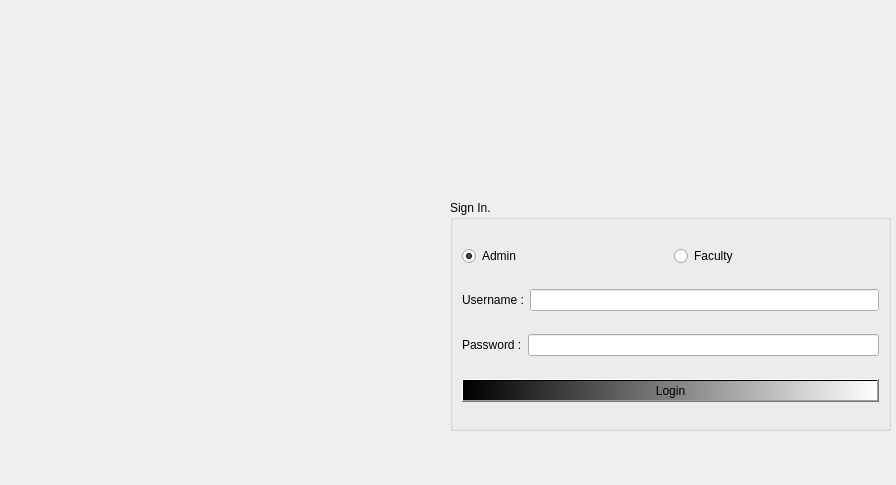
<?xml version="1.0" encoding="UTF-8"?>
<ui version="4.0">
 <class>LoginWindow</class>
 <widget class="QMainWindow" name="LoginWindow">
  <property name="geometry">
   <rect>
    <x>0</x>
    <y>0</y>
    <width>896</width>
    <height>485</height>
   </rect>
  </property>
  <property name="sizePolicy">
   <sizepolicy hsizetype="Preferred" vsizetype="Preferred">
    <horstretch>0</horstretch>
    <verstretch>0</verstretch>
   </sizepolicy>
  </property>
  <property name="windowTitle">
   <string>LoginWindow</string>
  </property>
  <widget class="QWidget" name="centralwidget">
   <widget class="QGroupBox" name="groupBox">
    <property name="geometry">
     <rect>
      <x>450</x>
      <y>200</y>
      <width>441</width>
      <height>231</height>
     </rect>
    </property>
    <property name="title">
     <string>Sign In.</string>
    </property>
    <layout class="QVBoxLayout" name="verticalLayout">
     <item>
      <layout class="QHBoxLayout" name="horizontalLayout_3">
       <item>
        <widget class="QRadioButton" name="radioButton_2">
         <property name="text">
          <string>Admin</string>
         </property>
         <property name="checked">
          <bool>true</bool>
         </property>
        </widget>
       </item>
       <item>
        <widget class="QRadioButton" name="radioButton">
         <property name="text">
          <string>Faculty</string>
         </property>
        </widget>
       </item>
      </layout>
     </item>
     <item>
      <layout class="QHBoxLayout" name="horizontalLayout">
       <item>
        <widget class="QLabel" name="label">
         <property name="text">
          <string>Username :</string>
         </property>
         <property name="buddy">
          <cstring>lineEdit_username</cstring>
         </property>
        </widget>
       </item>
       <item>
        <widget class="QLineEdit" name="lineEdit_username">
         <property name="sizePolicy">
          <sizepolicy hsizetype="Expanding" vsizetype="Fixed">
           <horstretch>0</horstretch>
           <verstretch>0</verstretch>
          </sizepolicy>
         </property>
         <property name="text">
          <string/>
         </property>
        </widget>
       </item>
      </layout>
     </item>
     <item>
      <layout class="QHBoxLayout" name="horizontalLayout_2">
       <item>
        <widget class="QLabel" name="label_2">
         <property name="text">
          <string>Password :</string>
         </property>
         <property name="buddy">
          <cstring>lineEdit_password</cstring>
         </property>
        </widget>
       </item>
       <item>
        <widget class="QLineEdit" name="lineEdit_password">
         <property name="styleSheet">
          <string notr="true">color: qconicalgradient(cx:0.5, cy:0.5, angle:0, stop:0 rgba(35, 40, 3, 255), stop:0.16 rgba(136, 106, 22, 255), stop:0.225 rgba(166, 140, 41, 255), stop:0.285 rgba(204, 181, 74, 255), stop:0.345 rgba(235, 219, 102, 255), stop:0.415 rgba(245, 236, 112, 255), stop:0.52 rgba(209, 190, 76, 255), stop:0.57 rgba(187, 156, 51, 255), stop:0.635 rgba(168, 142, 42, 255), stop:0.695 rgba(202, 174, 68, 255), stop:0.75 rgba(218, 202, 86, 255), stop:0.815 rgba(208, 187, 73, 255), stop:0.88 rgba(187, 156, 51, 255), stop:0.935 rgba(137, 108, 26, 255), stop:1 rgba(35, 40, 3, 255));</string>
         </property>
         <property name="text">
          <string/>
         </property>
         <property name="echoMode">
          <enum>QLineEdit::Password</enum>
         </property>
        </widget>
       </item>
      </layout>
     </item>
     <item>
      <widget class="QPushButton" name="pushButton_login">
       <property name="styleSheet">
        <string notr="true">background-color: qlineargradient(spread:pad, x1:0, y1:0, x2:1, y2:0, stop:0 rgba(0, 0, 0, 255), stop:1 rgba(255, 255, 255, 255));</string>
       </property>
       <property name="text">
        <string>Login</string>
       </property>
      </widget>
     </item>
    </layout>
   </widget>
   <widget class="QLabel" name="label_pic">
    <property name="geometry">
     <rect>
      <x>0</x>
      <y>0</y>
      <width>938</width>
      <height>532</height>
     </rect>
    </property>
    <property name="sizePolicy">
     <sizepolicy hsizetype="Expanding" vsizetype="Expanding">
      <horstretch>0</horstretch>
      <verstretch>0</verstretch>
     </sizepolicy>
    </property>
    <property name="text">
     <string/>
    </property>
   </widget>
   <zorder>label_pic</zorder>
   <zorder>groupBox</zorder>
  </widget>
 </widget>
 <resources/>
 <connections/>
</ui>
